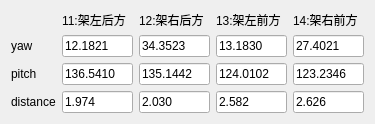
  <widget class="QWidget" name="layoutWidget">
   <property name="geometry">
    <rect>
     <x>840</x>
     <y>90</y>
     <width>375</width>
     <height>111</height>
    </rect>
   </property>
   <layout class="QGridLayout" name="gridLayout_4">
    <item row="0" column="2">
     <widget class="QLabel" name="setaLabel_20">
      <property name="text">
       <string>12:架右后方</string>
      </property>
     </widget>
    </item>
    <item row="0" column="1">
     <widget class="QLabel" name="setaLabel_19">
      <property name="text">
       <string>11:架左后方</string>
      </property>
     </widget>
    </item>
    <item row="0" column="3">
     <widget class="QLabel" name="setaLabel_21">
      <property name="text">
       <string>13:架左前方</string>
      </property>
     </widget>
    </item>
    <item row="1" column="4">
     <widget class="QLineEdit" name="rackRightFrontSystem2CoordYawLineEdit">
      <property name="text">
       <string>27.4021</string>
      </property>
     </widget>
    </item>
    <item row="3" column="3">
     <widget class="QLineEdit" name="rackLeftFrontSystem2CoordDistanceLineEdit">
      <property name="text">
       <string>2.582</string>
      </property>
     </widget>
    </item>
    <item row="2" column="4">
     <widget class="QLineEdit" name="rackRightFrontSystem2CoordPitchLineEdit">
      <property name="text">
       <string>123.2346</string>
      </property>
     </widget>
    </item>
    <item row="2" column="2">
     <widget class="QLineEdit" name="rackRightBackSystem2CoordPitchLineEdit">
      <property name="text">
       <string>135.1442</string>
      </property>
     </widget>
    </item>
    <item row="3" column="1">
     <widget class="QLineEdit" name="rackLeftBackSystem2CoordDistanceLineEdit">
      <property name="text">
       <string>1.974</string>
      </property>
     </widget>
    </item>
    <item row="3" column="4">
     <widget class="QLineEdit" name="rackRightFrontSystem2CoordDistanceLineEdit">
      <property name="text">
       <string>2.626</string>
      </property>
     </widget>
    </item>
    <item row="0" column="4">
     <widget class="QLabel" name="setaLabel_25">
      <property name="text">
       <string>14:架右前方</string>
      </property>
     </widget>
    </item>
    <item row="1" column="2">
     <widget class="QLineEdit" name="rackRightBackSystem2CoordYawLineEdit">
      <property name="text">
       <string>34.3523</string>
      </property>
     </widget>
    </item>
    <item row="1" column="3">
     <widget class="QLineEdit" name="rackLeftFrontSystem2CoordYawLineEdit">
      <property name="text">
       <string>13.1830</string>
      </property>
     </widget>
    </item>
    <item row="2" column="3">
     <widget class="QLineEdit" name="rackLeftFrontSystem2CoordPitchLineEdit">
      <property name="text">
       <string>124.0102</string>
      </property>
     </widget>
    </item>
    <item row="3" column="2">
     <widget class="QLineEdit" name="rackRightBackSystem2CoordDistanceLineEdit">
      <property name="text">
       <string>2.030</string>
      </property>
     </widget>
    </item>
    <item row="1" column="1">
     <widget class="QLineEdit" name="rackLeftBackSystem2CoordYawLineEdit">
      <property name="text">
       <string>12.1821</string>
      </property>
     </widget>
    </item>
    <item row="2" column="1">
     <widget class="QLineEdit" name="rackLeftBackSystem2CoordPitchLineEdit">
      <property name="text">
       <string>136.5410</string>
      </property>
     </widget>
    </item>
    <item row="1" column="0">
     <widget class="QLabel" name="setaLabel_43">
      <property name="text">
       <string>yaw</string>
      </property>
     </widget>
    </item>
    <item row="2" column="0">
     <widget class="QLabel" name="setaLabel_41">
      <property name="text">
       <string>pitch</string>
      </property>
     </widget>
    </item>
    <item row="3" column="0">
     <widget class="QLabel" name="setaLabel_42">
      <property name="text">
       <string>distance</string>
      </property>
     </widget>
    </item>
   </layout>
  </widget>
